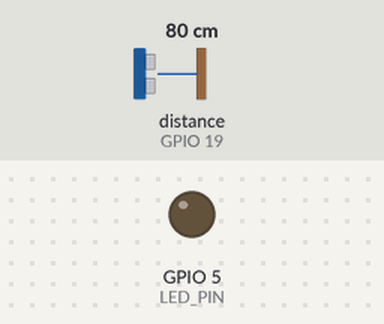
Simulated run of this program. Board: ESP32. Shown: output pins drawn as LEDs (lit = HIGH). Wiring (inferred from the names in the program): ultrasonic range finder: trigger GPIO 18; echo GPIO 19. Inputs (shaded band) come from the test bench; at power-on: distance to the obstacle (sensor on GPIO 19) 80 cm. The echo pulse lasts 58.3 µs per cm; WiFi joins after 1.5 s; servers stay silent unless stated; uploads are accepted with an empty reply; pins used as bus, display or sensor lines are not drawn; what the program prints to the serial monitor is not drawn.

Above: at 3.2 s.
3.3 s: distance to the obstacle (sensor on GPIO 19) set to 12 cm
6.0 s: distance to the obstacle (sensor on GPIO 19) set to 9 cm
At 7.4 s:
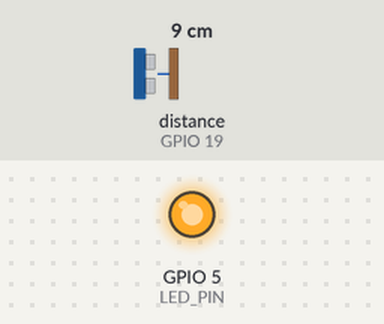
8.7 s: distance to the obstacle (sensor on GPIO 19) set to 18 cm
At 10.9 s:
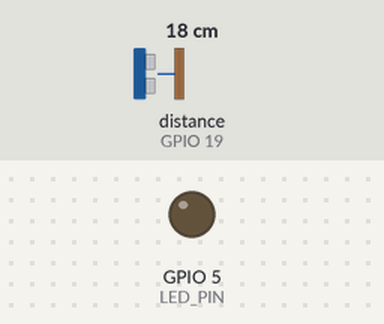
11.9 s: distance to the obstacle (sensor on GPIO 19) set to 2 cm
At 13.6 s:
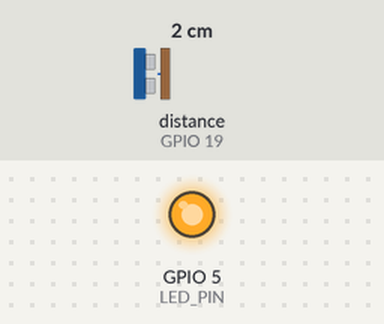
Timing chart, 0 to 15.1 s (numbered marks = the images above; inputs shaded):
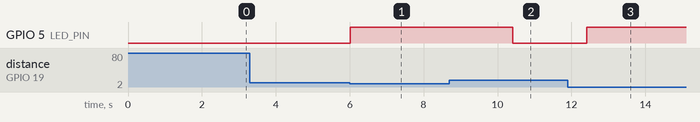

The program:

main.cpp
```cpp
#include <WiFi.h>
#include <HTTPClient.h>

// Pines del sensor HC-SR04
constexpr int8_t TRIGGER_PIN = 18;
constexpr int8_t ECHO_PIN = 19;
constexpr int8_t LED_PIN = 5;

// Datos de la red WiFi
const char *ssid = "NOMBRE_DE_TU_WIFI";
const char *password = "CONTRASEÑA_DE_TU_WIFI";

// Variables para el manejo del tiempo
uint64_t previousMillis = 0; // Para el intervalo de medición
constexpr uint64_t DISTANCE_UPDATE_DELAY = 2000;       // Intervalo de tiempo (2 segundos)

constexpr float SOUND_SPEED = 0.034; /* Constante en cm/us */

// Función para medir la distancia usando el sensor HC-SR04
long getDistance() {
  digitalWrite(TRIGGER_PIN, LOW);
  delayMicroseconds(2);
  digitalWrite(TRIGGER_PIN, HIGH);
  delayMicroseconds(10);
  digitalWrite(TRIGGER_PIN, LOW);

  long distCm = pulseIn(ECHO_PIN, HIGH) * SOUND_SPEED / 2;
  return distCm;
}

// Función para enviar notificación al servidor web
void sendNotification(long dist) {
  if (WiFi.status() == WL_CONNECTED) { // Verificar si el ESP32 está conectado a WiFi
    HTTPClient http;
    String url = "http://192.168.1.52/notificaciones.php"; // Reemplaza con la URL de tu servidor
    url += "?distancia=";
    url += dist;

    http.begin(url); // Iniciar la solicitud HTTP
    int httpResponseCode = http.GET(); // Realizar la solicitud GET

    if (httpResponseCode > 0) {
      Serial.print("Notificación enviada, código de respuesta: ");
      Serial.println(httpResponseCode);
    } else {
      Serial.print("Error en la solicitud: ");
      Serial.println(http.errorToString(httpResponseCode).c_str());
    }

    http.end(); // Finalizar la solicitud
  } else {
    Serial.println("Error: No conectado a WiFi");
  }
}

// Tarea que mide la distancia y maneja la alarma
void distanceMeasurementTask(void *pvParameters) {
  for (;;) {
    unsigned long currentMillis;
    if ((currentMillis = millis()) - previousMillis >= DISTANCE_UPDATE_DELAY) {
      previousMillis = currentMillis;

      long dist = getDistance();
      Serial.printf("Distancia: %ld cm\n", dist);

      // Activar la alarma si la distancia es menor a 10 cm
      if (dist < 10) {
        digitalWrite(LED_PIN, HIGH); // Encender el LED
        sendNotification(dist); // Enviar la notificación por WiFi
      } else {
        digitalWrite(LED_PIN, LOW); // Apagar el LED
      }
    }

    vTaskDelay(pdMS_TO_TICKS(1000));
  }
}

void setup() {
  Serial.begin(115200);

  // Configurar los pines
  pinMode(TRIGGER_PIN, OUTPUT);
  pinMode(ECHO_PIN, INPUT);
  pinMode(LED_PIN, OUTPUT);

  // Conectar a la red WiFi
  WiFi.begin(ssid, password);
  Serial.print("Conectando a WiFi");
  while (WiFi.status() != WL_CONNECTED) {
    delay(1000);
    Serial.print(".");
  }
  Serial.println("\nConectado a WiFi");

  // Crear la tarea para medir la distancia y manejar el tiempo
  xTaskCreate(distanceMeasurementTask, "Medir Distancia", 4096, NULL, 1, NULL);
}

void loop() { }
```

Measured:
- the behaviour switches between 11 and 10 cm on distance to the obstacle (sensor on GPIO 19) (found by bisection; images 0 and 1)
- after the input at 3.3 s, every drawn part: stays the same
- after the input at 6.0 s, GPIO 5 (LED_PIN): LOW → HIGH at once
- after the input at 8.7 s, GPIO 5 (LED_PIN): HIGH → LOW after 1.7 s
- after the input at 11.9 s, GPIO 5 (LED_PIN): LOW → HIGH after 0.51 s
